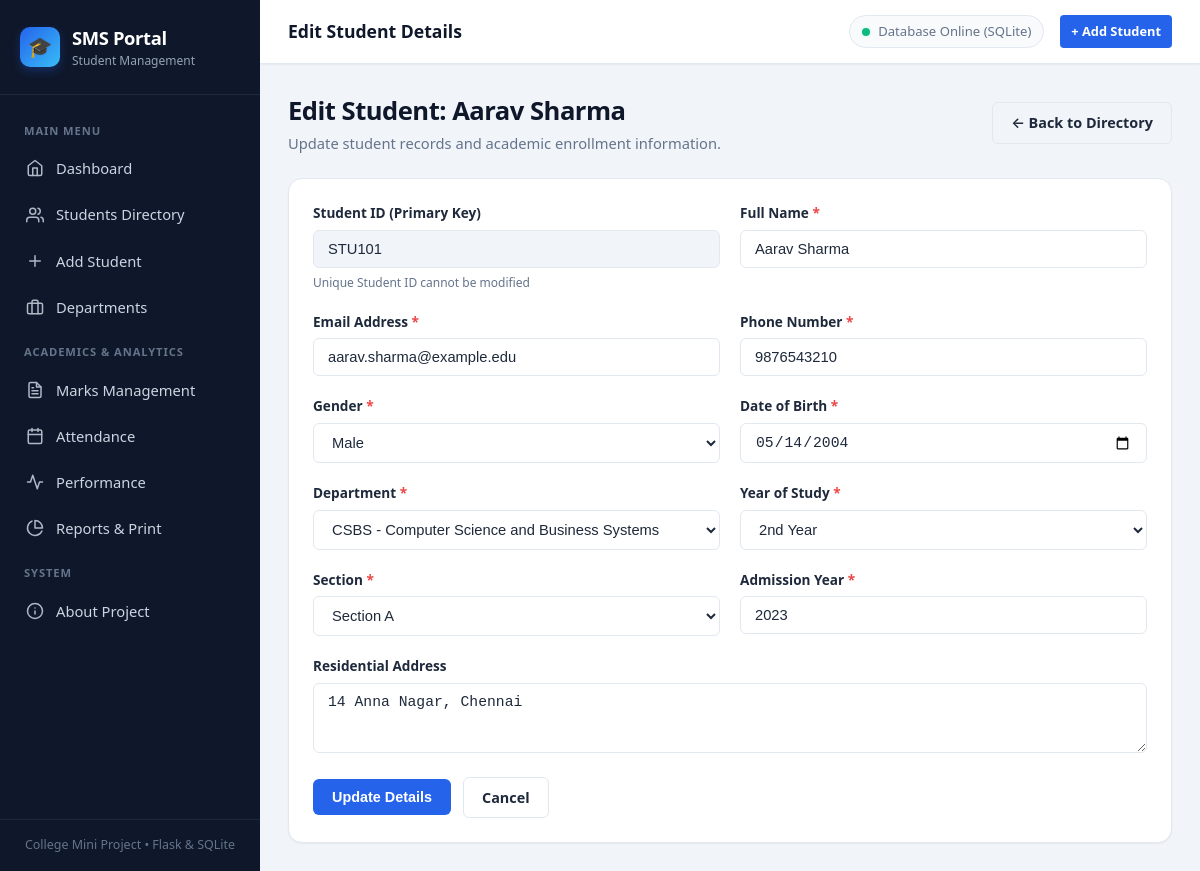
/edit-student/STU101, run on the app's committed database.
### tables this page shows
CREATE TABLE students (
            student_id TEXT PRIMARY KEY,
            name TEXT NOT NULL,
            email TEXT NOT NULL UNIQUE,
            phone TEXT NOT NULL,
            gender TEXT NOT NULL,
            dob TEXT NOT NULL,
            department TEXT NOT NULL,
            year TEXT NOT NULL,
            section TEXT NOT NULL,
            address TEXT,
            admission_year TEXT NOT NULL,
            created_at TIMESTAMP DEFAULT CURRENT_TIMESTAMP,
            FOREIGN KEY (department) REFERENCES departments (department_id) ON UPDATE CASCADE
        );

CREATE TABLE departments (
            department_id TEXT PRIMARY KEY,
            department_name TEXT NOT NULL
        );

### app.py (the view, shortened to what this page needs)
@app.route("/edit-student/<student_id>", methods=["GET", "POST"])
def edit_student(student_id):
    conn = get_db_connection()
    cursor = conn.cursor()
    cursor.execute("SELECT * FROM students WHERE student_id = ?", (student_id,))
    student = cursor.fetchone()
    if not student:
        conn.close()
        flash(f"Student with ID '{student_id}' not found.", "error")
        return redirect(url_for("students_view"))
    cursor.execute("SELECT * FROM departments ORDER BY department_name ASC")
    departments = cursor.fetchall()
    conn.close()
    return render_template("edit_student.html", student=student, departments=departments)

### database/db.py (called while the page is built)
def get_db_connection():
    conn = sqlite3.connect(DB_PATH)
    conn.row_factory = sqlite3.Row
    conn.execute("PRAGMA foreign_keys = ON")
    return conn

### templates/edit_student.html (shortened to what this page needs)
{% extends "base.html" %}
{% block page_heading %}Edit Student Details{% endblock %}
{% block content %}
<div class="page-header">
  <div>
    <h1>Edit Student: {{ student.name }}</h1>
    <p>Update student records and academic enrollment information.</p>
  </div>
  <a href="{{ url_for('students_view') }}" class="btn btn-outline">
    &larr; Back to Directory
  </a>
</div>
<div class="card" style="max-width: 900px; margin: 0 auto;">
  <form method="POST" action="{{ url_for('edit_student', student_id=student.student_id) }}">
    <div class="form-grid">
      <div class="form-group">
        <label for="student_id" class="form-label">Student ID (Primary Key)</label>
        <input
          type="text"
          id="student_id"
          name="student_id"
          class="form-control"
          value="{{ student.student_id }}"
          readonly
          style="background-color: #f1f5f9; cursor: not-allowed;"
        >
        <small style="color: var(--text-muted); font-size: 0.75rem;">Unique Student ID cannot be modified</small>
      </div>
      <div class="form-group">
        <label for="name" class="form-label">Full Name <span class="required">*</span></label>
        <input
          type="text"
          id="name"
          name="name"
          class="form-control"
          value="{{ student.name }}"
          required
        >
      </div>
      <div class="form-group">
        <label for="email" class="form-label">Email Address <span class="required">*</span></label>
        <input
          type="email"
          id="email"
          name="email"
          class="form-control"
          value="{{ student.email }}"
          required
        >
      </div>
      <div class="form-group">
        <label for="phone" class="form-label">Phone Number <span class="required">*</span></label>
        <input
          type="tel"
          id="phone"
          name="phone"
          class="form-control"
          value="{{ student.phone }}"
          minlength="10"
          required
        >
      </div>
      <div class="form-group">
        <label for="gender" class="form-label">Gender <span class="required">*</span></label>
        <select id="gender" name="gender" class="form-control" required>
          <option value="Male" {% if student.gender == 'Male' %}selected{% endif %}>Male</option>
        </select>
      </div>
      <div class="form-group">
        <label for="dob" class="form-label">Date of Birth <span class="required">*</span></label>
        <input
          type="date"
          id="dob"
          name="dob"
          class="form-control"
          value="{{ student.dob }}"
          required
        >
      </div>
      <div class="form-group">
        <label for="department" class="form-label">Department <span class="required">*</span></label>
        <select id="department" name="department" class="form-control" required>
          {% for dept in departments %}
          <option value="{{ dept.department_id }}" {% if student.department == dept.department_id %}selected{% endif %}>
            {{ dept.department_id }} - {{ dept.department_name }}
          </option>
          {% endfor %}
        </select>
      </div>
      <div class="form-group">
        <label for="year" class="form-label">Year of Study <span class="required">*</span></label>
        <select id="year" name="year" class="form-control" required>
          <option value="2nd Year" {% if student.year == '2nd Year' %}selected{% endif %}>2nd Year</option>
        </select>
      </div>
      <div class="form-group">
        <label for="section" class="form-label">Section <span class="required">*</span></label>
        <select id="section" name="section" class="form-control" required>
          <option value="A" {% if student.section == 'A' %}selected{% endif %}>Section A</option>
        </select>
      </div>
      <div class="form-group">
        <label for="admission_year" class="form-label">Admission Year <span class="required">*</span></label>
        <input
          type="number"
          id="admission_year"
          name="admission_year"
          class="form-control"
          min="2018"
          max="2030"
          value="{{ student.admission_year }}"
          required
        >
      </div>
      <div class="form-group full-width">
        <label for="address" class="form-label">Residential Address</label>
        <textarea
          id="address"
          name="address"
          class="form-control"
          rows="3"
        >{{ student.address }}</textarea>
      </div>
    </div>
    <div class="form-actions">
      <button type="submit" class="btn btn-primary">
        Update Details
      </button>
      <a href="{{ url_for('students_view') }}" class="btn btn-outline">
        Cancel
      </a>
    </div>
  </form>
</div>
{% endblock %}

### static/css/style.css (style rules this page uses)
:root { --bg-app: #f1f5f9; --bg-card: #ffffff; --bg-sidebar: #0f172a; --bg-sidebar-hover: #1e293b; --bg-sidebar-active: #2563eb; --primary: #2563eb; --primary-light: #eff6ff; --primary-hover: #1d4ed8; --navy: #0f172a; --navy-muted: #64748b; --text-main: #1e293b; --text-muted: #64748b; --text-light: #94a3b8; --text-sidebar: #cbd5e1; --success: #10b981; --success-bg: #ecfdf5; --warning: #f59e0b; --warning-bg: #fffbeb; --danger: #ef4444; --danger-bg: #fef2f2; --info: #0ea5e9; --info-bg: #f0f9ff; --border-color: #e2e8f0; --border-radius-sm: 6px; --border-radius: 10px; --border-radius-lg: 14px; --shadow-sm: 0 1px 2px 0 rgba(0, 0, 0, 0.05); --shadow-md: 0 4px 6px -1px rgba(0, 0, 0, 0.08), 0 2px 4px -2px rgba(0, 0, 0, 0.05); --shadow-lg: 0 10px 15px -3px rgba(0, 0, 0, 0.08), 0 4px 6px -4px rgba(0, 0, 0, 0.04); --shadow-hover: 0 12px 20px -3px rgba(37, 99, 235, 0.12); --transition-fast: 0.15s ease; --transition-normal: 0.25s ease; }
*, *::before, *::after { box-sizing: border-box; margin: 0; padding: 0; }
body { font-family: 'Segoe UI', system-ui, -apple-system, BlinkMacSystemFont, Roboto, sans-serif; background-color: var(--bg-app); color: var(--text-main); line-height: 1.5; -webkit-font-smoothing: antialiased; }
a { color: var(--primary); text-decoration: none; transition: color var(--transition-fast); }
.page-header { display: flex; align-items: center; justify-content: space-between; margin-bottom: 24px; flex-wrap: wrap; gap: 16px; }
.page-header h1 { font-size: 1.6rem; font-weight: 700; color: var(--navy); letter-spacing: -0.02em; }
.page-header p { color: var(--text-muted); font-size: 0.92rem; margin-top: 2px; }
.card { background: var(--bg-card); border-radius: var(--border-radius-lg); border: 1px solid var(--border-color); box-shadow: var(--shadow-sm); padding: 24px; margin-bottom: 28px; }
.btn { display: inline-flex; align-items: center; justify-content: center; gap: 8px; padding: 9px 18px; border-radius: var(--border-radius-sm); font-size: 0.9rem; font-weight: 600; border: 1px solid transparent; cursor: pointer; transition: all var(--transition-fast); }
.btn-primary { background-color: var(--primary); color: #ffffff; }
.btn-outline { background-color: transparent; border-color: var(--border-color); color: var(--text-main); }
.form-grid { display: grid; grid-template-columns: repeat(auto-fit, minmax(280px, 1fr)); gap: 20px; }
.form-group { display: flex; flex-direction: column; gap: 6px; }
.form-group.full-width { grid-column: 1 / -1; }
.form-label { font-size: 0.85rem; font-weight: 600; color: var(--text-main); }
.form-label .required { color: var(--danger); }
.form-control { width: 100%; padding: 10px 14px; border-radius: var(--border-radius-sm); border: 1px solid var(--border-color); background-color: #ffffff; font-size: 0.92rem; color: var(--text-main); transition: border-color var(--transition-fast), box-shadow var(--transition-fast); outline: none; }
.form-actions { display: flex; align-items: center; gap: 12px; margin-top: 24px; }

### data on the page
students: name "Aarav Sharma", student_id "STU101", email "aarav.sharma@example.edu", phone "9876543210", gender "Male", dob "05/14/2004", department "CSBS - Computer Science and Business Systems", year "2nd Year", section "Section A", admission_year "2023", address "14 Anna Nagar, Chennai"
